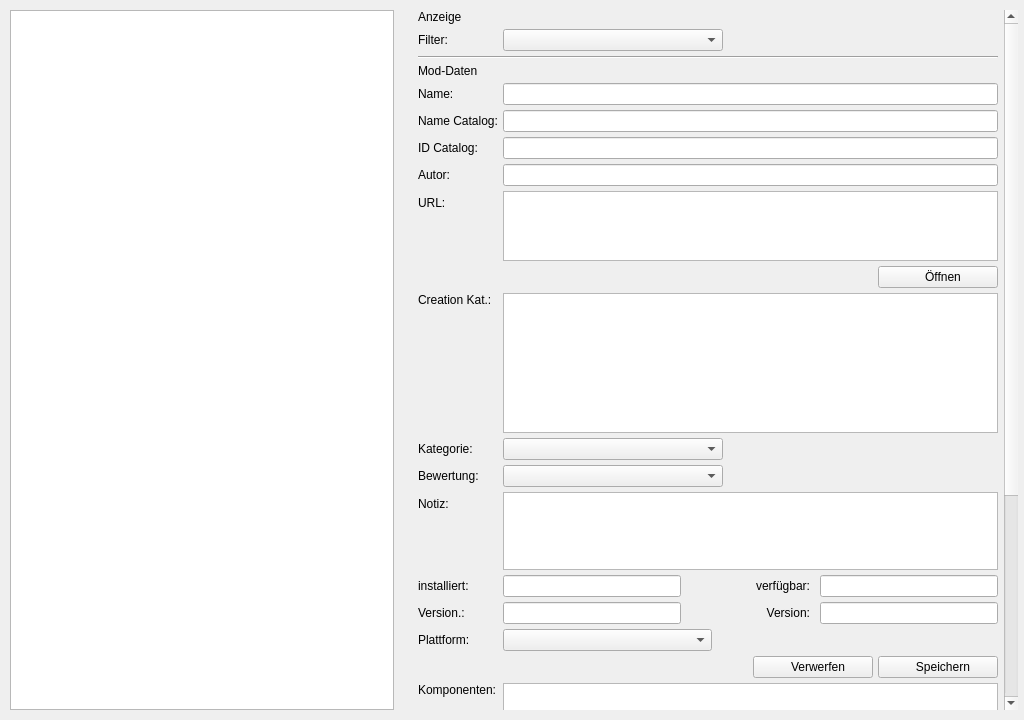
<?xml version="1.0" encoding="UTF-8"?>
<ui version="4.0">
 <class>Page_Mods</class>
 <widget class="QWidget" name="Page_Mods">
  <property name="geometry">
   <rect>
    <x>0</x>
    <y>0</y>
    <width>1024</width>
    <height>720</height>
   </rect>
  </property>
  <property name="windowTitle">
   <string>Form</string>
  </property>
  <layout class="QHBoxLayout" name="main_layout">
   <property name="spacing">
    <number>24</number>
   </property>
   <property name="leftMargin">
    <number>10</number>
   </property>
   <property name="topMargin">
    <number>10</number>
   </property>
   <property name="rightMargin">
    <number>6</number>
   </property>
   <property name="bottomMargin">
    <number>10</number>
   </property>
   <item>
    <widget class="QTableView" name="master_table">
     <property name="alternatingRowColors">
      <bool>true</bool>
     </property>
     <property name="selectionMode">
      <enum>QAbstractItemView::SelectionMode::SingleSelection</enum>
     </property>
     <property name="selectionBehavior">
      <enum>QAbstractItemView::SelectionBehavior::SelectRows</enum>
     </property>
     <property name="sortingEnabled">
      <bool>true</bool>
     </property>
    </widget>
   </item>
   <item>
    <widget class="QScrollArea" name="scroll_area_detail">
     <property name="minimumSize">
      <size>
       <width>600</width>
       <height>0</height>
      </size>
     </property>
     <property name="maximumSize">
      <size>
       <width>600</width>
       <height>16777215</height>
      </size>
     </property>
     <property name="frameShape">
      <enum>QFrame::Shape::NoFrame</enum>
     </property>
     <property name="verticalScrollBarPolicy">
      <enum>Qt::ScrollBarPolicy::ScrollBarAlwaysOn</enum>
     </property>
     <property name="widgetResizable">
      <bool>true</bool>
     </property>
     <widget class="QWidget" name="detail_view">
      <property name="geometry">
       <rect>
        <x>0</x>
        <y>-349</y>
        <width>588</width>
        <height>1053</height>
       </rect>
      </property>
      <layout class="QVBoxLayout" name="detail_layout">
       <property name="spacing">
        <number>0</number>
       </property>
       <property name="leftMargin">
        <number>0</number>
       </property>
       <property name="topMargin">
        <number>0</number>
       </property>
       <property name="rightMargin">
        <number>6</number>
       </property>
       <property name="bottomMargin">
        <number>0</number>
       </property>
       <item>
        <layout class="QFormLayout" name="form_layout">
         <property name="fieldGrowthPolicy">
          <enum>QFormLayout::FieldGrowthPolicy::ExpandingFieldsGrow</enum>
         </property>
         <property name="rowWrapPolicy">
          <enum>QFormLayout::RowWrapPolicy::DontWrapRows</enum>
         </property>
         <property name="labelAlignment">
          <set>Qt::AlignmentFlag::AlignLeading</set>
         </property>
         <property name="horizontalSpacing">
          <number>5</number>
         </property>
         <property name="verticalSpacing">
          <number>5</number>
         </property>
         <property name="leftMargin">
          <number>0</number>
         </property>
         <property name="topMargin">
          <number>0</number>
         </property>
         <property name="rightMargin">
          <number>0</number>
         </property>
         <property name="bottomMargin">
          <number>0</number>
         </property>
         <item row="0" column="0" colspan="2">
          <widget class="QLabel" name="lbl_filter">
           <property name="text">
            <string>Anzeige</string>
           </property>
          </widget>
         </item>
         <item row="1" column="0">
          <widget class="QLabel" name="lbl_state_filter_label">
           <property name="text">
            <string>Filter:</string>
           </property>
          </widget>
         </item>
         <item row="1" column="1">
          <widget class="QComboBox" name="cmb_state_filter">
           <property name="minimumSize">
            <size>
             <width>220</width>
             <height>0</height>
            </size>
           </property>
          </widget>
         </item>
         <item row="2" column="0" colspan="2">
          <widget class="QFrame" name="detail_separator">
           <property name="frameShape">
            <enum>QFrame::Shape::HLine</enum>
           </property>
           <property name="frameShadow">
            <enum>QFrame::Shadow::Sunken</enum>
           </property>
          </widget>
         </item>
         <item row="3" column="0" colspan="2">
          <widget class="QLabel" name="lbl_details">
           <property name="text">
            <string>Mod-Daten</string>
           </property>
          </widget>
         </item>
         <item row="4" column="0">
          <widget class="QLabel" name="lbl_name_label">
           <property name="text">
            <string>Name:</string>
           </property>
          </widget>
         </item>
         <item row="4" column="1">
          <widget class="QLineEdit" name="inp_name_online"/>
         </item>
         <item row="5" column="0">
          <widget class="QLabel" name="lbl_name_catalog_label">
           <property name="text">
            <string>Name Catalog:</string>
           </property>
          </widget>
         </item>
         <item row="5" column="1">
          <widget class="QLineEdit" name="inp_name_catalog">
           <property name="readOnly">
            <bool>true</bool>
           </property>
          </widget>
         </item>
         <item row="6" column="0">
          <widget class="QLabel" name="lbl_id_catalog_label">
           <property name="text">
            <string>ID Catalog:</string>
           </property>
          </widget>
         </item>
         <item row="6" column="1">
          <widget class="QLineEdit" name="inp_id_catalog">
           <property name="readOnly">
            <bool>true</bool>
           </property>
          </widget>
         </item>
         <item row="7" column="0">
          <widget class="QLabel" name="lbl_author_label">
           <property name="text">
            <string>Autor:</string>
           </property>
          </widget>
         </item>
         <item row="7" column="1">
          <widget class="QLineEdit" name="inp_author"/>
         </item>
         <item row="8" column="0">
          <widget class="QLabel" name="lbl_url_label">
           <property name="text">
            <string>URL:</string>
           </property>
          </widget>
         </item>
         <item row="8" column="1">
          <layout class="QVBoxLayout" name="url_and_button_layout">
           <property name="spacing">
            <number>5</number>
           </property>
           <item>
            <widget class="QTextEdit" name="inp_url">
             <property name="maximumSize">
              <size>
               <width>16777215</width>
               <height>78</height>
              </size>
             </property>
             <property name="acceptRichText">
              <bool>false</bool>
             </property>
            </widget>
           </item>
           <item>
            <layout class="QHBoxLayout" name="url_btn_layout">
             <item>
              <spacer name="url_btn_spacer">
               <property name="orientation">
                <enum>Qt::Orientation::Horizontal</enum>
               </property>
               <property name="sizeHint" stdset="0">
                <size>
                 <width>0</width>
                 <height>0</height>
                </size>
               </property>
              </spacer>
             </item>
             <item>
              <widget class="QPushButton" name="btn_open_url">
               <property name="minimumSize">
                <size>
                 <width>120</width>
                 <height>0</height>
                </size>
               </property>
               <property name="text">
                <string>   Öffnen</string>
               </property>
               <property name="icon">
                <iconset>
                 <normaloff>Graphics/Icon_Web.svg</normaloff>Graphics/Icon_Web.svg</iconset>
               </property>
               <property name="iconSize">
                <size>
                 <width>24</width>
                 <height>24</height>
                </size>
               </property>
              </widget>
             </item>
            </layout>
           </item>
          </layout>
         </item>
         <item row="9" column="0">
          <widget class="QLabel" name="lbl_creation_categories_label">
           <property name="text">
            <string>Creation Kat.:</string>
           </property>
           <property name="alignment">
            <set>Qt::AlignmentFlag::AlignLeading|Qt::AlignmentFlag::AlignLeft|Qt::AlignmentFlag::AlignTop</set>
           </property>
           <property name="indent">
            <number>0</number>
           </property>
          </widget>
         </item>
         <item row="9" column="1">
          <widget class="QTreeView" name="tree_categories_creations">
           <property name="sizePolicy">
            <sizepolicy hsizetype="Expanding" vsizetype="Fixed">
             <horstretch>0</horstretch>
             <verstretch>0</verstretch>
            </sizepolicy>
           </property>
           <property name="minimumSize">
            <size>
             <width>220</width>
             <height>140</height>
            </size>
           </property>
           <property name="maximumSize">
            <size>
             <width>16777215</width>
             <height>140</height>
            </size>
           </property>
           <property name="editTriggers">
            <set>QAbstractItemView::EditTrigger::NoEditTriggers</set>
           </property>
           <property name="indentation">
            <number>0</number>
           </property>
           <property name="rootIsDecorated">
            <bool>false</bool>
           </property>
          </widget>
         </item>
         <item row="10" column="0">
          <widget class="QLabel" name="lbl_category_label">
           <property name="text">
            <string>Kategorie:</string>
           </property>
          </widget>
         </item>
         <item row="10" column="1">
          <widget class="QComboBox" name="cmb_category">
           <property name="minimumSize">
            <size>
             <width>220</width>
             <height>0</height>
            </size>
           </property>
          </widget>
         </item>
         <item row="11" column="0">
          <widget class="QLabel" name="lbl_assessment_label">
           <property name="text">
            <string>Bewertung:</string>
           </property>
          </widget>
         </item>
         <item row="11" column="1">
          <layout class="QHBoxLayout" name="layout_assessment">
           <property name="spacing">
            <number>10</number>
           </property>
           <property name="leftMargin">
            <number>0</number>
           </property>
           <property name="topMargin">
            <number>0</number>
           </property>
           <property name="rightMargin">
            <number>0</number>
           </property>
           <property name="bottomMargin">
            <number>0</number>
           </property>
           <item>
            <widget class="QComboBox" name="cmb_assessment">
             <property name="minimumSize">
              <size>
               <width>220</width>
               <height>0</height>
              </size>
             </property>
            </widget>
           </item>
           <item>
            <widget class="QLabel" name="lbl_assessment_stars">
             <property name="text">
              <string/>
             </property>
            </widget>
           </item>
           <item>
            <spacer name="assessment_spacer">
             <property name="orientation">
              <enum>Qt::Orientation::Horizontal</enum>
             </property>
             <property name="sizeHint" stdset="0">
              <size>
               <width>40</width>
               <height>20</height>
              </size>
             </property>
            </spacer>
           </item>
          </layout>
         </item>
         <item row="12" column="0">
          <widget class="QLabel" name="lbl_note_label">
           <property name="text">
            <string>Notiz:</string>
           </property>
          </widget>
         </item>
         <item row="12" column="1">
          <widget class="QTextEdit" name="inp_note">
           <property name="sizePolicy">
            <sizepolicy hsizetype="Expanding" vsizetype="Fixed">
             <horstretch>0</horstretch>
             <verstretch>0</verstretch>
            </sizepolicy>
           </property>
           <property name="maximumSize">
            <size>
             <width>16777215</width>
             <height>78</height>
            </size>
           </property>
           <property name="acceptRichText">
            <bool>false</bool>
           </property>
          </widget>
         </item>
         <item row="13" column="0">
          <widget class="QLabel" name="lbl_date_inst_label">
           <property name="text">
            <string>installiert:</string>
           </property>
          </widget>
         </item>
         <item row="13" column="1">
          <layout class="QHBoxLayout" name="layout_date_fields">
           <property name="spacing">
            <number>10</number>
           </property>
           <property name="leftMargin">
            <number>0</number>
           </property>
           <property name="topMargin">
            <number>0</number>
           </property>
           <property name="rightMargin">
            <number>0</number>
           </property>
           <property name="bottomMargin">
            <number>0</number>
           </property>
           <item>
            <widget class="QLineEdit" name="inp_date_inst">
             <property name="minimumSize">
              <size>
               <width>178</width>
               <height>0</height>
              </size>
             </property>
             <property name="maximumSize">
              <size>
               <width>189</width>
               <height>16777215</height>
              </size>
             </property>
            </widget>
           </item>
           <item>
            <spacer name="spacer_date">
             <property name="orientation">
              <enum>Qt::Orientation::Horizontal</enum>
             </property>
             <property name="sizeHint" stdset="0">
              <size>
               <width>40</width>
               <height>20</height>
              </size>
             </property>
            </spacer>
           </item>
           <item>
            <widget class="QLabel" name="lbl_date_avail_label">
             <property name="text">
              <string>verfügbar:</string>
             </property>
             <property name="alignment">
              <set>Qt::AlignmentFlag::AlignRight|Qt::AlignmentFlag::AlignTrailing|Qt::AlignmentFlag::AlignVCenter</set>
             </property>
            </widget>
           </item>
           <item>
            <widget class="QLineEdit" name="inp_date_avail">
             <property name="minimumSize">
              <size>
               <width>178</width>
               <height>0</height>
              </size>
             </property>
             <property name="maximumSize">
              <size>
               <width>189</width>
               <height>16777215</height>
              </size>
             </property>
            </widget>
           </item>
          </layout>
         </item>
         <item row="14" column="0">
          <widget class="QLabel" name="lbl_ver_inst_label">
           <property name="text">
            <string>Version.:</string>
           </property>
          </widget>
         </item>
         <item row="14" column="1">
          <layout class="QHBoxLayout" name="layout_ver_fields">
           <property name="spacing">
            <number>10</number>
           </property>
           <property name="leftMargin">
            <number>0</number>
           </property>
           <property name="topMargin">
            <number>0</number>
           </property>
           <property name="rightMargin">
            <number>0</number>
           </property>
           <property name="bottomMargin">
            <number>0</number>
           </property>
           <item>
            <widget class="QLineEdit" name="inp_ver_inst">
             <property name="minimumSize">
              <size>
               <width>178</width>
               <height>0</height>
              </size>
             </property>
             <property name="maximumSize">
              <size>
               <width>189</width>
               <height>16777215</height>
              </size>
             </property>
            </widget>
           </item>
           <item>
            <spacer name="spacer_ver">
             <property name="orientation">
              <enum>Qt::Orientation::Horizontal</enum>
             </property>
             <property name="sizeHint" stdset="0">
              <size>
               <width>40</width>
               <height>20</height>
              </size>
             </property>
            </spacer>
           </item>
           <item>
            <widget class="QLabel" name="lbl_ver_avail_label">
             <property name="text">
              <string>Version:</string>
             </property>
             <property name="alignment">
              <set>Qt::AlignmentFlag::AlignRight|Qt::AlignmentFlag::AlignTrailing|Qt::AlignmentFlag::AlignVCenter</set>
             </property>
            </widget>
           </item>
           <item>
            <widget class="QLineEdit" name="inp_ver_avail">
             <property name="minimumSize">
              <size>
               <width>178</width>
               <height>0</height>
              </size>
             </property>
             <property name="maximumSize">
              <size>
               <width>189</width>
               <height>16777215</height>
              </size>
             </property>
            </widget>
           </item>
          </layout>
         </item>
         <item row="15" column="0">
          <widget class="QLabel" name="lbl_platform_label">
           <property name="text">
            <string>Plattform:</string>
           </property>
          </widget>
         </item>
         <item row="15" column="1">
          <widget class="QComboBox" name="cmb_platform">
           <property name="minimumSize">
            <size>
             <width>209</width>
             <height>0</height>
            </size>
           </property>
          </widget>
         </item>
         <item row="16" column="1">
          <layout class="QHBoxLayout" name="detail_button_layout">
           <property name="leftMargin">
            <number>0</number>
           </property>
           <property name="topMargin">
            <number>0</number>
           </property>
           <property name="rightMargin">
            <number>0</number>
           </property>
           <property name="bottomMargin">
            <number>0</number>
           </property>
           <item>
            <spacer name="detail_button_spacer">
             <property name="orientation">
              <enum>Qt::Orientation::Horizontal</enum>
             </property>
             <property name="sizeHint" stdset="0">
              <size>
               <width>40</width>
               <height>20</height>
              </size>
             </property>
            </spacer>
           </item>
           <item>
            <widget class="QPushButton" name="btn_discard_detail">
             <property name="minimumSize">
              <size>
               <width>120</width>
               <height>0</height>
              </size>
             </property>
             <property name="text">
              <string>   Verwerfen</string>
             </property>
             <property name="icon">
              <iconset>
               <normaloff>Graphics/Icon_Delete.svg</normaloff>Graphics/Icon_Delete.svg</iconset>
             </property>
             <property name="iconSize">
              <size>
               <width>24</width>
               <height>24</height>
              </size>
             </property>
            </widget>
           </item>
           <item>
            <widget class="QPushButton" name="btn_save_detail">
             <property name="minimumSize">
              <size>
               <width>120</width>
               <height>0</height>
              </size>
             </property>
             <property name="text">
              <string>   Speichern</string>
             </property>
             <property name="icon">
              <iconset>
               <normaloff>Graphics/Icon_Save.svg</normaloff>Graphics/Icon_Save.svg</iconset>
             </property>
             <property name="iconSize">
              <size>
               <width>24</width>
               <height>24</height>
              </size>
             </property>
            </widget>
           </item>
          </layout>
         </item>
         <item row="17" column="0">
          <widget class="QLabel" name="lbl_components_label">
           <property name="text">
            <string>Komponenten:</string>
           </property>
           <property name="alignment">
            <set>Qt::AlignmentFlag::AlignLeading|Qt::AlignmentFlag::AlignLeft|Qt::AlignmentFlag::AlignTop</set>
           </property>
           <property name="indent">
            <number>0</number>
           </property>
          </widget>
         </item>
         <item row="17" column="1">
          <widget class="QTreeView" name="list_components">
           <property name="minimumSize">
            <size>
             <width>220</width>
             <height>140</height>
            </size>
           </property>
           <property name="maximumSize">
            <size>
             <width>16777215</width>
             <height>140</height>
            </size>
           </property>
           <property name="editTriggers">
            <set>QAbstractItemView::EditTrigger::NoEditTriggers</set>
           </property>
           <property name="indentation">
            <number>0</number>
           </property>
           <property name="rootIsDecorated">
            <bool>false</bool>
           </property>
          </widget>
         </item>
         <item row="18" column="0">
          <widget class="QLabel" name="lbl_image_label">
           <property name="text">
            <string>Bild:</string>
           </property>
           <property name="alignment">
            <set>Qt::AlignmentFlag::AlignLeading|Qt::AlignmentFlag::AlignLeft|Qt::AlignmentFlag::AlignTop</set>
           </property>
           <property name="indent">
            <number>0</number>
           </property>
          </widget>
         </item>
         <item row="18" column="1">
          <widget class="QLabel" name="lbl_preview_image">
           <property name="minimumSize">
            <size>
             <width>320</width>
             <height>180</height>
            </size>
           </property>
           <property name="text">
            <string>Kein Bild vorhanden</string>
           </property>
           <property name="scaledContents">
            <bool>false</bool>
           </property>
           <property name="alignment">
            <set>Qt::AlignmentFlag::AlignCenter</set>
           </property>
          </widget>
         </item>
        </layout>
       </item>
       <item>
        <spacer name="bottom_stretch">
         <property name="orientation">
          <enum>Qt::Orientation::Vertical</enum>
         </property>
         <property name="sizeHint" stdset="0">
          <size>
           <width>20</width>
           <height>40</height>
          </size>
         </property>
        </spacer>
       </item>
      </layout>
     </widget>
    </widget>
   </item>
  </layout>
 </widget>
 <resources/>
 <connections/>
</ui>
